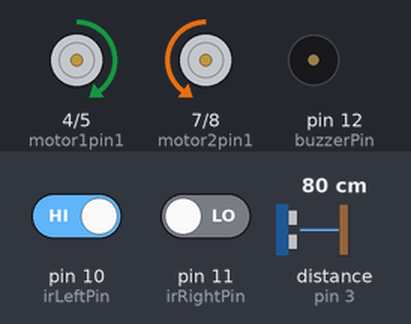
A sketch run on a simulated Arduino Uno, built with avr-gcc and run on an emulated ATmega328P. Parts: motor-driver pin pairs drawn as motors (green arrow = first pin HIGH = forward, orange = second pin HIGH = backward, longer = more drive, scaled by the enable pin), buzzer (waves = sounding, pin HIGH). Wiring (inferred from the names in the program): ultrasonic range finder: trigger pin 2; echo pin 3. The inputs (shaded band) are chosen by the test bench; at power-on: distance to the obstacle (sensor on pin 3) 80 cm, pin 10 (irLeftPin) HIGH, pin 11 (irRightPin) LOW. The echo pulse lasts 58.3 µs per cm; pins used as bus, display or sensor lines are not drawn.

Above: at 5.7 s.
5.8 s: distance to the obstacle (sensor on pin 3) set to 13 cm
At 6.4 s:
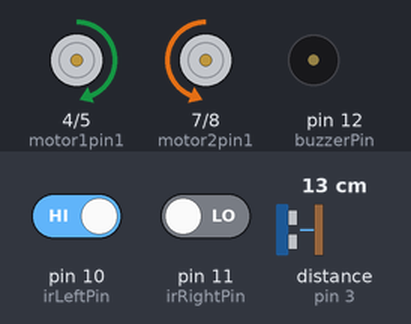
7.3 s: distance to the obstacle (sensor on pin 3) set to 10 cm
At 8.3 s:
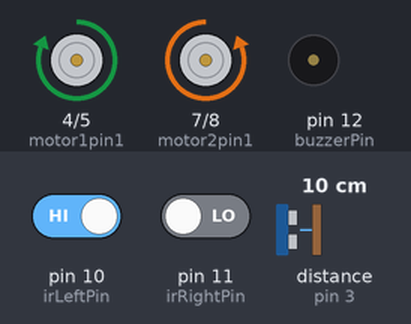
8.8 s: pin 10 (irLeftPin) driven LOW
At 9.5 s:
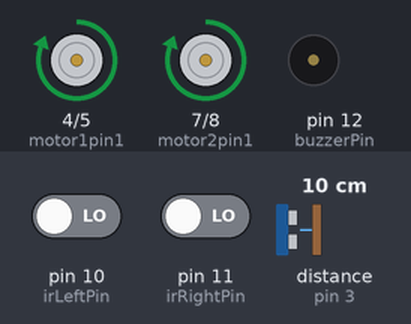
10.3 s: pin 11 (irRightPin) driven HIGH
At 11.3 s:
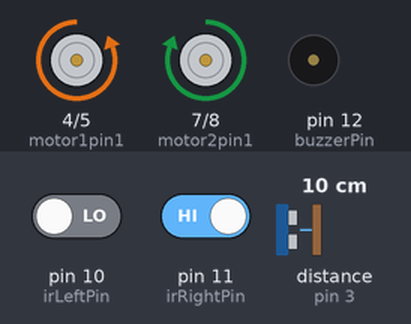
11.8 s: pin 10 (irLeftPin) driven HIGH
At 13.0 s:
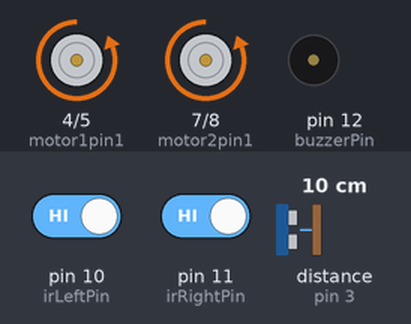
13.3 s: distance to the obstacle (sensor on pin 3) set to 18 cm
At 14.2 s:
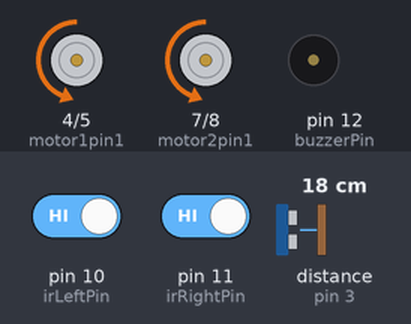
Timing chart, 0 to 15.8 s (numbered marks = the images above; inputs shaded):
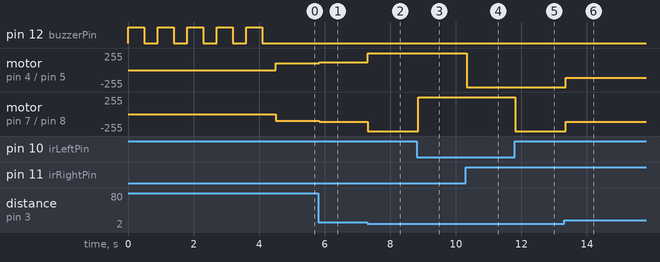

The sketch:

Sumobot.ino
```cpp
const int trigPin = 2;  // Ultrasonic sensor trig pin
const int echoPin = 3;  // Ultrasonic sensor echo pin
const int motor1pin1 = 4;  // Motor 1 pin 1
const int motor1pin2 = 5;  // Motor 1 pin 2
const int motor1enable = 6;  // Motor 1 enable pin
const int motor2pin1 = 7;  // Motor 2 pin 1
const int motor2pin2 = 8;  // Motor 2 pin 2
const int motor2enable = 9;  // Motor 2 enable pin
const int irLeftPin = 10;
const int irRightPin = 11;
const int buzzerPin = 12;  // Add a buzzer pin

void setup() {
  pinMode(trigPin, OUTPUT);
  pinMode(echoPin, INPUT);
  pinMode(motor1pin1, OUTPUT);
  pinMode(motor1pin2, OUTPUT);
  pinMode(motor1enable, OUTPUT);
  pinMode(motor2pin1, OUTPUT);
  pinMode(motor2pin2, OUTPUT);
  pinMode(motor2enable, OUTPUT);
  pinMode(irLeftPin, INPUT);
  pinMode(irRightPin, INPUT);
  pinMode(buzzerPin, OUTPUT);  // Initialize buzzer pin as output

  // Beating buzzer for 5 seconds
  for (int i = 0; i < 5; i++) {
    digitalWrite(buzzerPin, HIGH);
    delay(500);
    digitalWrite(buzzerPin, LOW);
    delay(400);
  }
}

void loop() {
  int distance = getDistance();

  if (distance > 30) {  // If no object is detected by ultrasonic sensor
    // Only use IR sensors to control the motors
    int irLeftState = digitalRead(irLeftPin);
    int irRightState = digitalRead(irRightPin);

    if (irLeftState == LOW && irRightState == HIGH) {  // If left infrared sensor detects a black line
      // Reverse right wheel
      digitalWrite(motor1pin1, LOW);
      digitalWrite(motor1pin2, HIGH);
      digitalWrite(motor2pin1, HIGH);
      digitalWrite(motor2pin2, LOW);
    } else if (irLeftState == HIGH && irRightState == LOW) {  // If right infrared sensor detects a black line
      // Reverse left wheel
      digitalWrite(motor1pin1, HIGH);
      digitalWrite(motor1pin2, LOW);
      digitalWrite(motor2pin1, LOW);
      digitalWrite(motor2pin2, HIGH);
    } else if (irLeftState == LOW && irRightState == LOW) {  // If right infrared sensor detects a black line
      // Reverse left wheel
      digitalWrite(motor1pin1, HIGH);
      digitalWrite(motor1pin2, LOW);
      digitalWrite(motor2pin1, HIGH);
      digitalWrite(motor2pin2, LOW);
    } else {
      // Forward motor direction
      digitalWrite(motor1pin1, LOW);
      digitalWrite(motor1pin2, HIGH);
      digitalWrite(motor2pin1, LOW);
      digitalWrite(motor2pin2, HIGH);
    }

    // Set motor speed to half maximum
    analogWrite(motor1enable, 100);
    analogWrite(motor2enable, 100);
  } else {
    // Object detected by ultrasonic sensor, use both ultrasonic and IR sensors
    int speed;

    if (distance <= 10) {  // If object is very close
      speed = 255;  // Set motor speed to maximum
    } else {
      speed = 115;  // Set motor speed to half maximum
    }

    int irLeftState = digitalRead(irLeftPin);
    int irRightState = digitalRead(irRightPin);

    if (irLeftState == LOW && irRightState == HIGH) {  // If left infrared sensor detects a black line
      // Reverse right wheel
      digitalWrite(motor1pin1, LOW);
      digitalWrite(motor1pin2, HIGH);
      digitalWrite(motor2pin1, HIGH);
      digitalWrite(motor2pin2, LOW);
    } else if (irLeftState == HIGH && irRightState == LOW) {  // If right infrared sensor detects a black line
      // Reverse left wheel
      digitalWrite(motor1pin1, HIGH);
      digitalWrite(motor1pin2, LOW);
      digitalWrite(motor2pin1, LOW);
      digitalWrite(motor2pin2, HIGH);
    } else if (irLeftState == LOW && irRightState == LOW) {  // If right infrared sensor detects a black line
      // Reverse left wheel
      digitalWrite(motor1pin1, HIGH);
      digitalWrite(motor1pin2, LOW);
      digitalWrite(motor2pin1, HIGH);
      digitalWrite(motor2pin2, LOW);
    } else {
      // Forward motor direction
      digitalWrite(motor1pin1, LOW);
      digitalWrite(motor1pin2, HIGH);
      digitalWrite(motor2pin1, LOW);
      digitalWrite(motor2pin2, HIGH);
    }

    // Set motor speed
    analogWrite(motor1enable, speed);
    analogWrite(motor2enable, speed);
  }

  delay(50);  // Update motor speed every 50ms
}

int getDistance() {
  digitalWrite(trigPin, LOW);
  delayMicroseconds(2);
  digitalWrite(trigPin, HIGH);
  delayMicroseconds(10);
  digitalWrite(trigPin, LOW);

  int duration = pulseIn(echoPin, HIGH);
  int distance = duration * 0.034 / 2;

  return distance;
}
```

Measured:
- the behaviour switches between 12 and 11 cm on distance to the obstacle (sensor on pin 3) (found by bisection; images 1 and 2)
- after the input at 5.8 s, motor on pin 4 (motor1pin1) / pin 5 (motor1pin2): forward 100/255 → forward 115/255 at once; motor on pin 7 (motor2pin1) / pin 8 (motor2pin2): backward 100/255 → backward 115/255 at once
- after the input at 7.3 s, motor on pin 4 (motor1pin1) / pin 5 (motor1pin2): forward 115/255 → forward 255/255 at once; motor on pin 7 (motor2pin1) / pin 8 (motor2pin2): backward 115/255 → backward 255/255 at once
- after the input at 8.8 s, motor on pin 7 (motor2pin1) / pin 8 (motor2pin2): backward 255/255 → forward 255/255 after 0.05 s
- after the input at 10.3 s, motor on pin 4 (motor1pin1) / pin 5 (motor1pin2): forward 255/255 → backward 255/255 at once
- after the input at 11.8 s, motor on pin 7 (motor2pin1) / pin 8 (motor2pin2): forward 255/255 → backward 255/255 at once
- after the input at 13.3 s, motor on pin 4 (motor1pin1) / pin 5 (motor1pin2), motor on pin 7 (motor2pin1) / pin 8 (motor2pin2): backward 255/255 → backward 115/255 after 0.05 s
